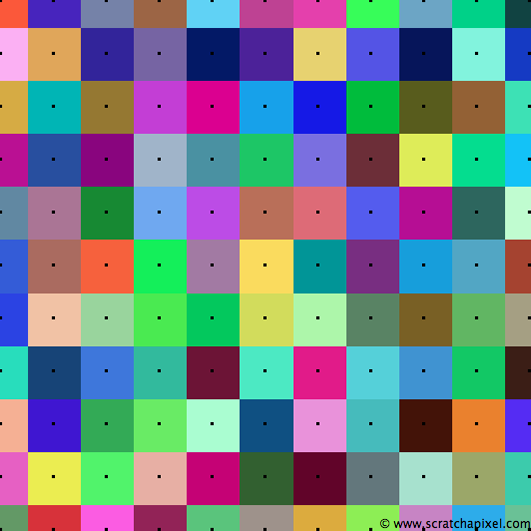
#> input picture vision_pc/talleres/imgs/test_image.png, 531 x 531 px
$ jupyter execute 'Taller 1.ipynb'
#> lines starting #> are read from the running program, lines starting #| are printed output that depends on the picture
# Taller 1 (Individual)

* Implementar los algoritmos de interpolación usando:
    * Nearest Neighbohr
    * Bilineal
    * Bicubico

Aumentar la resolución de la imagen en un número entero. Es decir $I \rightarrow NxN$, la imagen interpolada debe ser de tamaño $kN \times kN$ donde $k \in \mathbb Z$ y $k > 1$.

**Fecha de entrega (11 feb)**

* Debe estar implementado en una gui, que sea fácil de usar:
    * Cargar la imagen.
    * Seleccionar k.
    * Mostrar la imagen original y la interpolada.

* Debe haber análisis de resultados

***Observe: Si desea ir a la parte interactiva de este notebook puede dirigirse hacia la penúltima celda, por otra parte si desea ver el código puede ir bajando celda a celda.***

[cell 1]
import cv2
import numpy as np
import matplotlib.pyplot as plt
import ipywidgets as widgets
from IPython.display import clear_output
from os import listdir

[cell 2]
img = cv2.imread("./imgs/test_image.png")
#> img is the input picture: shape (531, 531, 3); mean B, G, R 137.7, 132, 115.4
#img = cv2.imread("./imgs/diomedes.jpg")
print(img.shape)
#| (531, 531, 3)
plt.imshow(img)
#> (this line was passed over: IPython is not available in this run)

[cell 3]
def izi_plot(img: np.ndarray, new_image: np.ndarray):

    fig, axs = plt.subplots(1, 2,  figsize=(15,12))
    axs[0].imshow(new_image)
    axs[0].set_title("Imagen Reescalada")
    axs[1].imshow(img)
    axs[1].set_title("Imagen Original")
    plt.show()

## Resize usando nearest neighbor:

[cell 4]
def resize_image_nearest_neighbor(img: np.ndarray, scaling: int):

#> called with scaling = 3
    if scaling < 1:
        raise "scaling must be greater than 1!"

    # obtiene las dimensiones de la imagen inicial
    rows, cols, nchannels = img.shape
#> rows = 531; cols = 531; nchannels = 3

    # crea las dimensiones para la imagen reescalada
    new_rows = rows*scaling
#> new_rows = 1593
    new_cols = cols*scaling
#> new_cols = 1593

    # crea una matriz para la nueva imagen
    new_image = np.zeros((new_rows, new_cols, nchannels))

    # genero los indices de 1 hasta el numero nuevo de filas
    # y para que me quede en el rango de la imagen original
    # divido función piso en el escalamiento

    row_idxs = np.int32( np.floor(np.arange(new_rows)/scaling) )
#> row_idxs = 1593 values from 0 to 530
    col_idxs = np.int32( np.floor(np.arange(new_cols)/scaling) )
#> col_idxs = 1593 values from 0 to 530


    for c in range(nchannels):

        # genero una variable temporal y me quedo solo con
        # las filas requeridas del canal solicitado
        temp = img[row_idxs,:,c]

        # de las filas con las que me quedé
        # paso a quedarme (y repetir) las columnas que
        # corresponden
        new_image[:,:, c] = temp[:,col_idxs]
#> this loop made 3 passes
#> pass 1, in resize_image_nearest_neighbor, `temp = img[row_idxs,:,c]`:
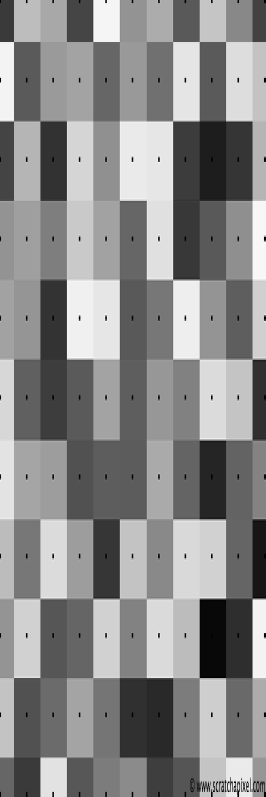
#> temp: shape (1593, 531) (shown at 1/2 size); min 0, max 252, mean 137.7
#> pass 2, in resize_image_nearest_neighbor, `temp = img[row_idxs,:,c]`:
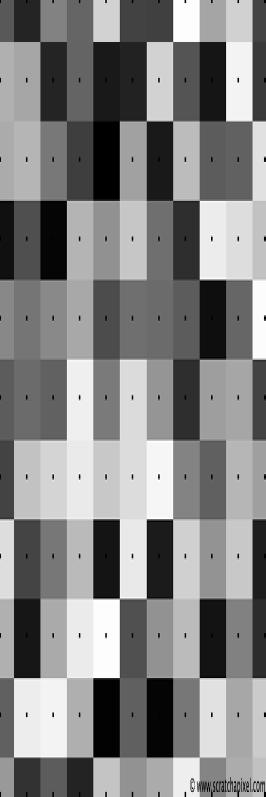
#> temp: shape (1593, 531) (shown at 1/2 size); min 0, max 255, mean 132
#> pass 3, in resize_image_nearest_neighbor, `temp = img[row_idxs,:,c]`:
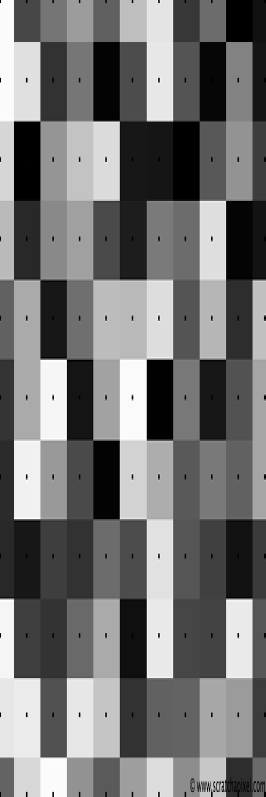
#> temp: shape (1593, 531) (shown at 1/2 size); min 0, max 255, mean 115.4
#> after the loop:
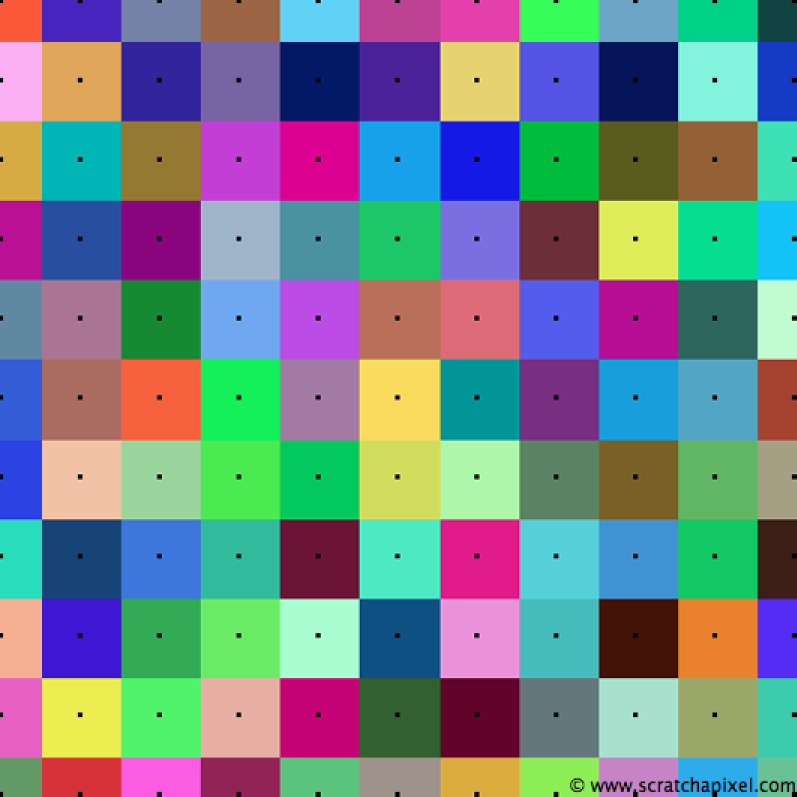
#> new_image: shape (1593, 1593, 3) float64 (shown at 1/2 size); mean B, G, R 137.7, 132, 115.4

    #convierte la matriz a uint8 para poderla visualizar
    new_image = np.uint8(new_image)


    return new_image

Observe que las dimensiones de la imagen se ampliaron **(el rango en x e y del plot es más grande)**

[cell 5]
re_img_neighbor = resize_image_nearest_neighbor(img, 3)
izi_plot(img, re_img_neighbor)
#> (the call stopped at in izi_plot, `fig, axs = plt.subplots(1, 2,  figsize=(15,12))`: IPython is not available in this run)

## Resize usando interpolación bilineal:

 _Primero una versión serializada, después podremos analizar la versión vectorizada que corre mucho más rápido._

[cell 6]
# [6 lines left out: function bilineal_interp, not called in this run]

[cell 7]
# [50 lines left out: function resize_image_bilineal_interpolation, not called in this run]

[cell 8]
#es muy lento, descomente para ejecutar
#re_img_bilinear = resize_image_bilineal_interpolation(img, 2)

[cell 9]
#izi_plot(img, re_img_bilinear)

[cell 10]
def resize_image_bilineal_interpolation2_one_channel(img: np.ndarray, scaling: int):

    if scaling < 1:
        raise "scaling must be greater than 1!"

    # obtiene las dimensiones de la imagen inicial
    nrows, ncols = img.shape

    # crea las dimensiones para la imagen reescalada
    new_nrows = nrows*scaling
    new_ncols = ncols*scaling

    # ratio de ampliación (se le resta uno por que
    # en python se indexa desde 0)
    row_ratio = (nrows-1)/(new_nrows-1)
    col_ratio = (ncols-1)/(new_ncols-1)

    # aplana la imagen original
    img = img.ravel()

    # divmod retorna el cociente de la división y el residuo
    # en este caso el cociente corresponde a el número de fila
    # y el residuo al número de columna en la matriz
    rows_idxs, cols_idxs = np.divmod(np.arange(new_nrows * new_ncols), new_ncols)

    # da las posiciones relativas en fila y columna
    # serán útiles para crear un indexado de vecinos
    # y asignar pesos, note que row_pos estará entre [0, nrows-1]
    rows_pos = rows_idxs * row_ratio
    cols_pos = cols_idxs * col_ratio

    # creamos los indices de los vecinos más cercanos
    row_prev = np.int32( np.floor(rows_pos) )
    row_next = np.int32( np.ceil(rows_pos)  )
    col_prev = np.int32( np.floor(cols_pos) )
    col_next = np.int32( np.ceil(cols_pos)  )

    row_weight = (rows_pos) - row_prev
    col_weight = (cols_pos) - col_prev

    img11 = img[row_prev*ncols + col_prev]
    img12 = img[row_prev*ncols + col_next]
    img21 = img[row_next*ncols + col_prev]
    img22 = img[row_next*ncols + col_next]

    local_img = img11 * (1 - col_weight) * (1 - row_weight) + \
                img12 * col_weight * (1 - row_weight) + \
                img21 * row_weight * (1 - col_weight) + \
                img22 * col_weight * row_weight

    new_image = local_img.reshape((new_nrows, new_ncols))
    new_image = np.uint8(new_image)

    return new_image

def resize_image_bilineal_interpolation2(img: np.ndarray, scaling: int):

#> called with scaling = 2
    nrows, ncols, nchannels = img.shape
#> nrows = 531; ncols = 531; nchannels = 3
    new_img = np.zeros((nrows*scaling, ncols*scaling, nchannels))

    for c in range(nchannels):
        #new_img[:,:,c] = bilinear_resize_vectorized(img[:,:,c], nrows*scaling, ncols*scaling)
        new_img[:,:,c] = resize_image_bilineal_interpolation2_one_channel(img[:,:,c], scaling)
#> this loop made 3 passes
#> pass 1, in resize_image_bilineal_interpolation2_one_channel, `new_image = local_img.reshape((new_nrows, new_ncols))`:
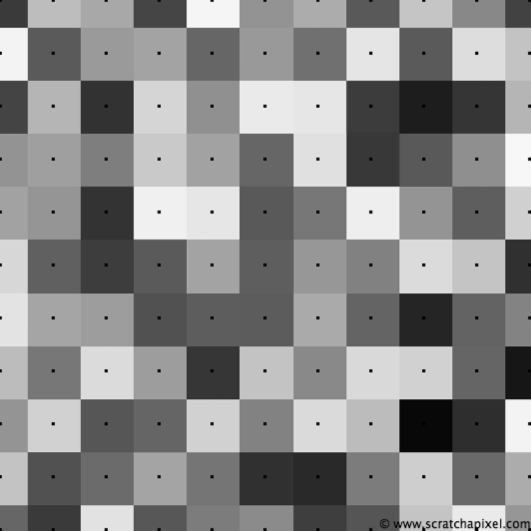
#> new_image: shape (1062, 1062) float64 (shown at 1/2 size); min 0, max 250.6, mean 137.7
#> pass 2, in resize_image_bilineal_interpolation2_one_channel (call 2), `new_image = local_img.reshape((new_nrows, new_ncols))`:
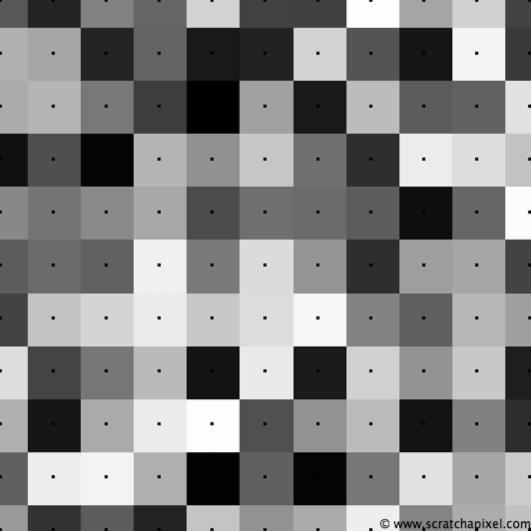
#> new_image: shape (1062, 1062) float64 (shown at 1/2 size); min 0, max 255, mean 132

    return new_img.astype("uint8")

[cell 11]
re_img_bilinear2 = resize_image_bilineal_interpolation2(img, 2)
izi_plot(img, re_img_bilinear2)
#> (the call stopped at in izi_plot, `fig, axs = plt.subplots(1, 2,  figsize=(15,12))`: IPython is not available in this run)

## Resize usando interpolación bicubica

[cell 12]
def k2(x, a):

    """kernel de transformación de la interpolación bicubica"""

    #with magitude less than 2
    l1 = np.abs(x) <= 1

    # with magnitude between 1 and 2
    l2 = (np.abs(x) > 1) & (np.abs(x) < 2)

    # with magnitude greater than 2
    l3 = (np.abs(x) >= 2)

    x[l1] = (a+2)*(np.abs(x[l1])**3) - (a+3)*(x[l1]**2) + 1
    x[l2] = ( a )*(np.abs(x[l2])**3) - (a*5)*(x[l2]**2) + 8*a*np.abs(x[l2]) - 4*a
    x[l3] = 0


    return x

[cell 13]
def resize_image_bicubic_interpolation(img: np.ndarray, scaling: int, a: float):

    # obtiene las dimensiones de la imagen inicial
#> called with scaling = 2, a = 0.5
    nrows, ncols, nchannels = img.shape
#> nrows = 531

    # crea las dimensiones para la imagen reescalada
    new_nrows = nrows*scaling
    new_ncols = ncols*scaling

    # crea la matriz de la imagen reescalada
    new_img = np.zeros((new_nrows, new_ncols, nchannels))

    # repite los bordes para poder hacer las operaciones más fácilmente
    img = cv2.copyMakeBorder(img, left=2, right=2, top=2, bottom=2, borderType = cv2.BORDER_REPLICATE)
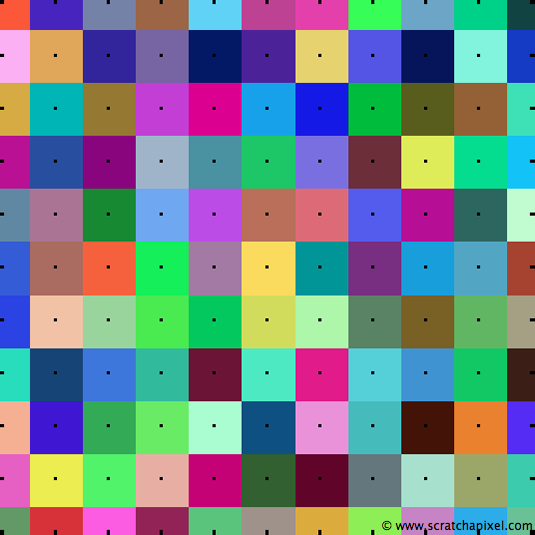
#> img: shape (535, 535, 3); mean of channels 0, 1, 2 137.7, 131.9, 115.5; drawn as B, G, R

    # obtiene un indexado de filas y columnas para
    # la iamgen original
    rows_idxs, cols_idxs = np.divmod(np.arange(new_nrows*new_ncols), new_ncols)

    # para poner estos índices en la escala de indices
    # de la matriz original, multiplicamos por los siguientes
    # factores de escalamiento
    row_scaling = (nrows - 1)/(new_nrows - 1)
    col_scaling = (ncols - 1)/(new_ncols - 1)

    # ahora si ponemos los indices de filas y columnas
    # en escala de la imagen original
    row_pos = (row_scaling * rows_idxs) + 2
    col_pos = (col_scaling * cols_idxs) + 2

    row_prev = np.floor(row_pos).astype('int32')
    col_prev = np.floor(col_pos).astype('int32')

    row1 = 1 + row_pos  - row_prev
    row2 =     row_pos  - row_prev
    row3 = 1 + row_prev - row_pos
    row4 = 2 + row_prev - row_pos

    col1 = 1 + col_pos  - col_prev
    col2 =     col_pos  - col_prev
    col3 = 1 + col_prev - col_pos
    col4 = 2 + col_prev - col_pos

    mat_l = np.array([[k2(col1, a), k2(col2, a), k2(col3, a), k2(col4, a) ]])
    #print("mat_l: ", mat_l[:,:].shape)

    mat_r = np.array([[k2(row1, a)], [k2(row2, a)], [k2(row3, a)], [k2(row4, a)]])
    #print("mat_r: ", mat_r.shape)

    for c in range(nchannels):
        mat_m = np.array([[img[(row_pos-row1).astype('int32'), (col_pos-col1).astype('int32'), c],
                            img[(row_pos-row2).astype('int32'), (col_pos-col1).astype('int32'), c],
                            img[(row_pos+row3).astype('int32'), (col_pos-col1).astype('int32'), c],
                            img[(row_pos+row4).astype('int32'), (col_pos-col1).astype('int32'), c]],
                            [img[(row_pos-row1).astype('int32'), (col_pos-col2).astype('int32'), c],
                             img[(row_pos-row2).astype('int32'), (col_pos-col2).astype('int32'), c],
                             img[(row_pos+row3).astype('int32'), (col_pos-col2).astype('int32'), c],
                             img[(row_pos+row4).astype('int32'), (col_pos-col2).astype('int32'), c]],
                            [img[(row_pos-row1).astype('int32'), (col_pos+col3).astype('int32'), c],
                             img[(row_pos-row2).astype('int32'), (col_pos+col3).astype('int32'), c],
                             img[(row_pos+row3).astype('int32'), (col_pos+col3).astype('int32'), c],
                             img[(row_pos+row4).astype('int32'), (col_pos+col3).astype('int32'), c]],
                            [img[(row_pos-row1).astype('int32'), (col_pos+col4).astype('int32'), c],
                             img[(row_pos-row2).astype('int32'), (col_pos+col4).astype('int32'), c],
                             img[(row_pos+row3).astype('int32'), (col_pos+col4).astype('int32'), c],
                             img[(row_pos+row4).astype('int32'), (col_pos+col4).astype('int32'), c]]])


        #print("mat_m: ", mat_m.shape)

        # esto se puede vectorizar
        # de pronto con tensordot, o con un
        # np.multiply pero sinceramente traté
        # y no me dió
        mat_lm = np.zeros((1, 4, new_nrows*new_ncols))
        for a in range(new_nrows*new_ncols):
            mat_lm[0, :, a] = np.dot(mat_l[:,:,a], mat_m[:,:,a])

        #print("mat_lm: ", mat_lm.shape)

        mat_lmr = np.zeros((1, new_ncols*new_nrows))

        for a in range(new_ncols*new_nrows):
            mat_lmr[:, a] = np.dot(mat_lm[:,:,a], mat_r[:,:,a])

        #print("mat_lmr: ", mat_lmr.shape)

        new_img[:,:,c] = mat_lmr.reshape(new_nrows, new_ncols, ).astype("uint8")
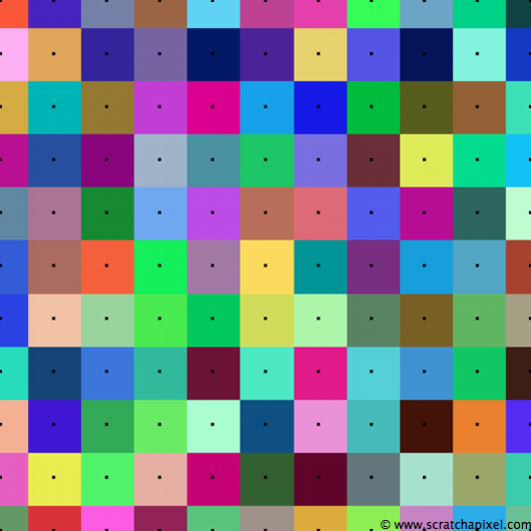
#> new_img: shape (1062, 1062, 3) float64 (shown at 1/2 size); mean of channels 0, 1, 2 137.2, 131.5, 114.9; drawn as B, G, R

    new_img = new_img.astype("uint8")

    return new_img

[cell 14]
re_img_bicubic = resize_image_bicubic_interpolation(img, 2, 0.5)
izi_plot(re_img_bicubic, img)
#> (the call stopped at in izi_plot, `fig, axs = plt.subplots(1, 2,  figsize=(15,12))`: IPython is not available in this run)

[cell 15]
# playground para ver si puedo vectorizar
# lo que está pasando dentro del
# bilineal_interpolate

a = np.arange(20.).reshape(1,4,5)
b = np.arange(80.).reshape(4,4,5)
c = np.arange(20.).reshape(4,1,5)

mat_lm = np.zeros((1, 4, 5))

for t in range(5):
    mat_lm[0, :, t] = np.dot(a[:,:,t], b[:,:,t])

print("mat_lm: ", mat_lm.shape)

mat_lmr = np.zeros((1, 5))

for t in range(5):
    mat_lmr[:, t] = np.dot(mat_lm[:,:,t], c[:,:,t])

print("mat_lmr: ", mat_lmr.shape)
